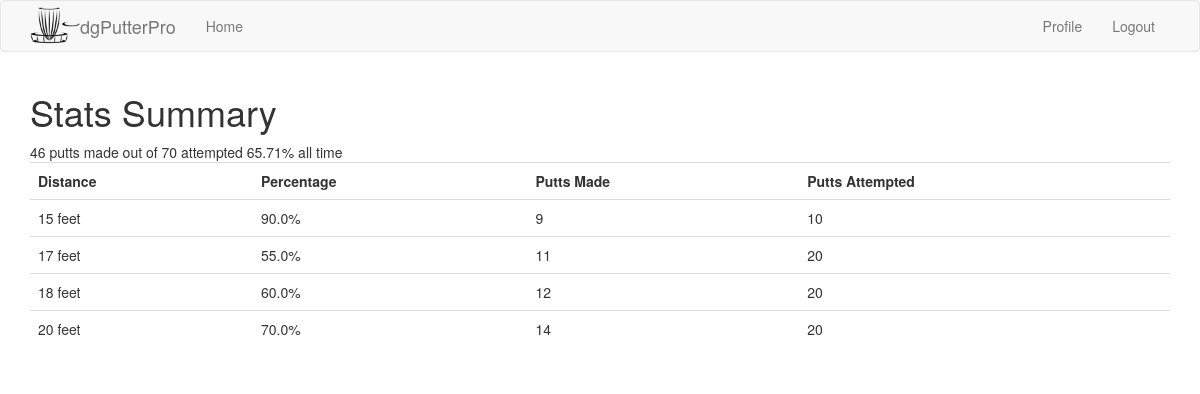
The page /user/susan/stats (signed in) on the database its author committed.
### app/models.py (models this page shows, shortened)
class Drill(db.Model):
    id = db.Column(db.Integer, primary_key=True)
    user_id = db.Column(db.Integer, db.ForeignKey('user.id'))
    timestamp = db.Column(db.DateTime, index=True, default=datetime.utcnow)
    putt_distance = db.Column(db.Integer)
    number_attempts = db.Column(db.Integer)
    number_putts_made = db.Column(db.Integer)
    CheckConstraint(number_putts_made <= number_attempts)

### app/main/routes.py (the view)
@bp.route('/user/<username>/stats')
@login_required
def stats(username):
    user = User.query.filter_by(username=username).first_or_404()
    summary = \
        Drill.query.with_entities(Drill.putt_distance, func.sum(Drill.number_putts_made),
                                  func.sum(Drill.number_attempts))\
            .group_by(Drill.putt_distance).where(Drill.user_id == user.id).all()
    totals = \
        Drill.query.with_entities(func.sum(Drill.number_putts_made), func.sum(Drill.putt_distance))\
            .where(Drill.user_id == user.id)
    return render_template('stats.html', user=user, summary=summary, totals=totals)

### app/main/routes.py (called while the page is built)
@bp.before_app_request
def before_request():
    if current_user.is_authenticated:
        current_user.last_seen = datetime.utcnow()
        db.session.commit()

### app/models.py (called while the page is built)
@login.user_loader
def load_user(id):
    return User.query.get(int(id))

### app/templates/stats.html
{% extends "base.html" %}
{% block app_content %}
    <h1>Stats Summary</h1>
    {% for total in totals %}
    <div>{{ total[0] }} putts made out of {{ total[1] }} attempted {{ (total[0]/total[1]*100) |round(2)}}% all time</div>
    {% endfor %}
            <table class="table table-hover">
                <tr valign="top">
                   <td style="font-weight: bold;">Distance</td>
                   <td style="font-weight: bold;">Percentage</td>
                   <td style="font-weight: bold;">Putts Made</td>
                   <td style="font-weight: bold;">Putts Attempted</td>
                </tr>
            {% for sum in summary %}
                <tr>
                    <td>
                        {{ sum[0] }} feet
                    </td>
                    <td>
                        {{ (sum[1] / sum[2] * 100) |round(2)}}%
                    </td>
                    <td>
                        {{ sum[1] }}
                    </td>
                    <td>
                        {{ sum[2] }}
                    </td>
                </tr>
            {% endfor %}
            </table>
{% endblock %}

### rows shown on the page
Drill: putt_distance "15", value "90.0", number_putts_made "9", number_attempts "10"
Drill: putt_distance "17", value "55.0", number_putts_made "11", number_attempts "20"
Drill: putt_distance "18", value "60.0", number_putts_made "12", number_attempts "20"

### other values the page prints
{{ total[0] }} "46"
{{ total[1] }} "70"
{{ (total[0]/total[1]*100) |round(2) }} "65.71"
{{ sum[0] }} "20"
{{ (sum[1] / sum[2] * 100) |round(2) }} "70.0"
{{ sum[1] }} "14"
{{ sum[2] }} "20"
